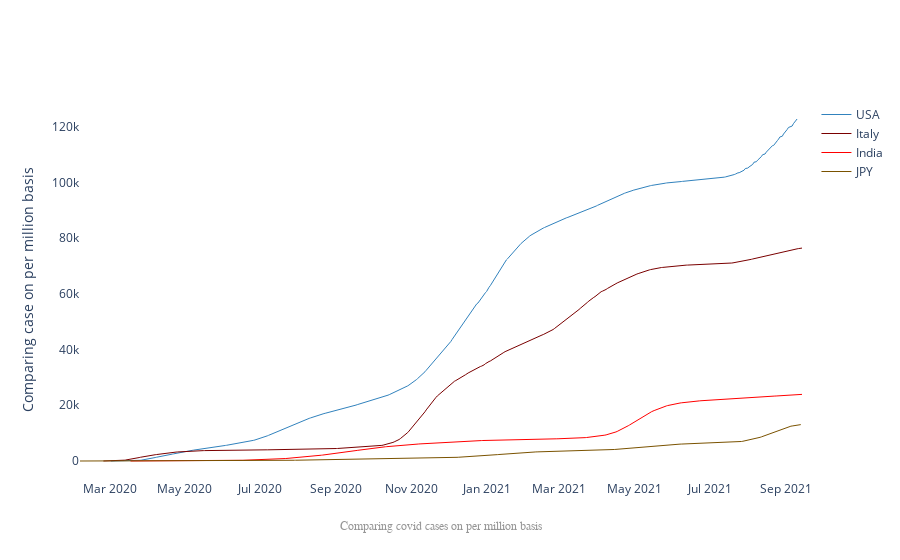

The cell this chart's notebook holds for it:
### Markdown cell above
## Directly Comparing The Cases Of India with other Countries And the date of sperading

### Code cell
title ="Comparision"
labels=['USA','Italy','India','JPY']
colors = ['rgb(49,130,189)','rgb(122,0,0)','rgb(255,0,0)','rgb(122,82,0)']
mode_size = [10,10,12,10]
line_size=[1,1,1,1]
fig = go.Figure()
fig.add_trace(go.Scatter(x=dbd_USA['Date'],y=dbd_USA['Positive'],
                        mode='lines',name=labels[0],
                        line=dict(color=colors[0],width=line_size[0]),
                                  connectgaps=True))

fig.add_trace(go.Scatter(x=dbd_Italy['Date'],y=dbd_Italy['Positive'],
                        mode='lines',name=labels[1],
                        line=dict(color=colors[1],width=line_size[1]),
                                  connectgaps=True))

fig.add_trace(go.Scatter(x=dbd_India['Date'],y=dbd_India['Positive'],
                        mode='lines',name=labels[2],
                        line=dict(color=colors[2],width=line_size[2]),
                                  connectgaps=True))

fig.add_trace(go.Scatter(x=dbd_JPY['Date'],y=dbd_JPY['Positive'],
                        mode='lines',name=labels[3],
                        line=dict(color=colors[3],width=line_size[3]),
                                  connectgaps=True))

annotations = []
annotations.append(dict(xref='paper',yref='paper',x=0.5,y=-0.1,
                  xanchor='center',yanchor='top',text='Comparing covid cases on per million basis',
                   font =dict(family ='Arial',
                             size = 12,color='rgb(150,150,150)'),
                   showarrow=False))
fig.update_layout(annotations= annotations, plot_bgcolor='white',yaxis_title='Comparing case on per million basis')
fig.show()

### Figure 1 — Plotly figure (JSON) as saved in the notebook; plotly's stock layout.template omitted (floating-point values rounded to 4 significant figures; data arrays with more than 128 entries replaced by an {"elided": "..."} marker saying what was removed)
{"data": [{"connectgaps": true, "line": {"color": "rgb(49,130,189)", "width": 1}, "mode": "lines", "name": "USA", "type": "scatter", "x": {"elided": "558 str values"}, "y": {"elided": "558 float values"}}, {"connectgaps": true, "line": {"color": "rgb(122,0,0)", "width": 1}, "mode": "lines", "name": "Italy", "type": "scatter", "x": {"elided": "567 str values"}, "y": {"elided": "567 float values"}}, {"connectgaps": true, "line": {"color": "rgb(255,0,0)", "width": 1}, "mode": "lines", "name": "India", "type": "scatter", "x": {"elided": "533 str values"}, "y": {"elided": "533 float values"}}, {"connectgaps": true, "line": {"color": "rgb(122,82,0)", "width": 1}, "mode": "lines", "name": "JPY", "type": "scatter", "x": {"elided": "583 str values"}, "y": {"elided": "583 float values"}}], "layout": {"annotations": [{"font": {"color": "rgb(150,150,150)", "family": "Arial", "size": 12}, "showarrow": false, "text": "Comparing covid cases on per million basis", "x": 0.5, "xanchor": "center", "xref": "paper", "y": -0.1, "yanchor": "top", "yref": "paper"}], "plot_bgcolor": "white", "yaxis": {"title": {"text": "Comparing case on per million basis"}}}}
